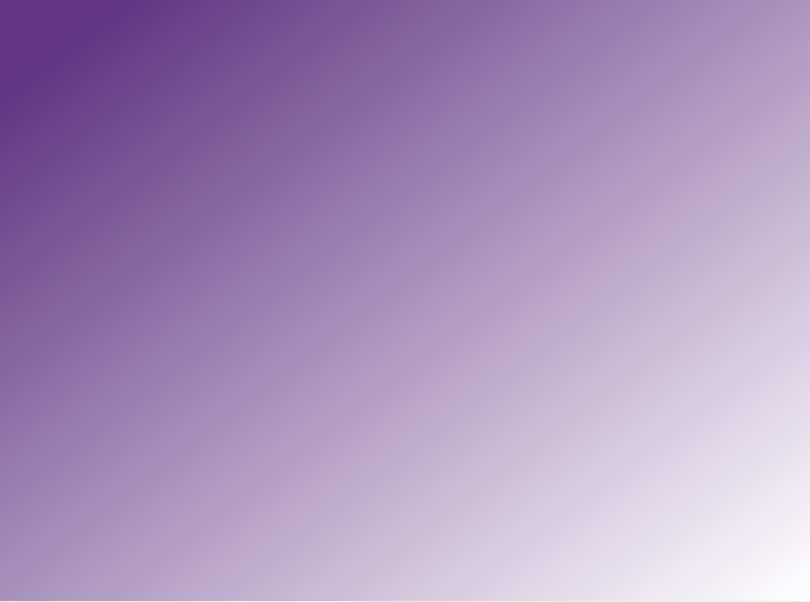
<?xml version="1.0" encoding="UTF-8"?>
<ui version="4.0">
 <class>Dialog</class>
 <widget class="QDialog" name="Dialog">
  <property name="geometry">
   <rect>
    <x>0</x>
    <y>0</y>
    <width>810</width>
    <height>602</height>
   </rect>
  </property>
  <property name="windowTitle">
   <string>Dialog</string>
  </property>
  <widget class="QWidget" name="widget" native="true">
   <property name="geometry">
    <rect>
     <x>0</x>
     <y>0</y>
     <width>811</width>
     <height>601</height>
    </rect>
   </property>
   <property name="styleSheet">
    <string notr="true">background-color:qlineargradient(spread:pad, x1:0.0585106, y1:0.091, x2:1, y2:1, stop:0 rgba(97, 53, 131, 255), stop:1 rgba(255, 255, 255, 255))</string>
   </property>
  </widget>
 </widget>
 <resources/>
 <connections/>
</ui>
